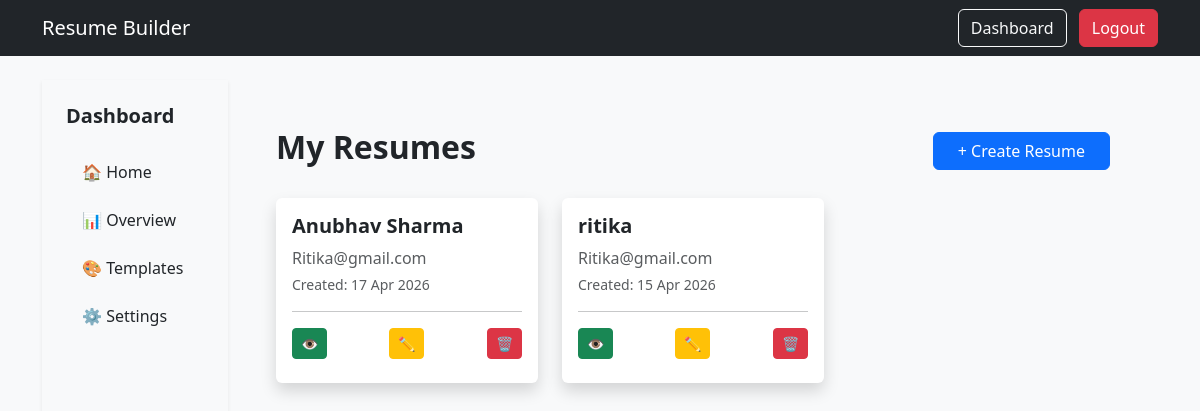
The page /dashboard/ (signed in) on the database its author committed.
### resume/models.py (models this page shows, shortened)
class Resume(models.Model):
    user = models.ForeignKey(User, on_delete=models.CASCADE)
    name = models.CharField(max_length=255)
    email = models.EmailField()
    phone = models.CharField(max_length=20, blank=True)
    location = models.CharField(max_length=100, blank=True)
    summary = models.TextField(blank=True, null=True)
    education = models.TextField(blank=True)
    experience = models.TextField(blank=True)
    skills = models.TextField(blank=True)
    template = models.CharField(max_length=50, default="template1")
    github = models.URLField(blank=True)
    linkedin = models.URLField(blank=True)
    leetcode = models.URLField(blank=True)
    gfg = models.URLField(blank=True)
    created_at = models.DateTimeField(auto_now_add=True)
    class Meta:
        ordering = ['-created_at']

### resume/views.py (the view)
# urls.py: path('dashboard/', views.dashboard, name='dashboard'),
@login_required
def dashboard(request):
    resumes = Resume.objects.filter(user=request.user)
    return render(request, "dashboard.html", {"resumes": resumes})

### resume/templates/dashboard.html (shortened to what this page needs)
{% extends 'base.html' %}
{% block content %}
<div class="container-fluid">
  <div class="row">
    <div class="col-md-2 bg-light min-vh-100 p-4 shadow-sm">
      <h5 class="mb-4 fw-bold">Dashboard</h5>
      <ul class="nav flex-column">
        <li class="nav-item mb-2">
          <a class="nav-link text-dark" href="{% url 'home' %}">
            🏠 Home
          </a>
        </li>
        <li class="nav-item mb-2">
          <a class="nav-link text-dark" href="{% url 'overview' %}">
            📊 Overview
          </a>
        </li>
        <li class="nav-item mb-2">
          <a class="nav-link text-dark" href="{% url 'template' %}">
            🎨 Templates
          </a>
        </li>
        <li class="nav-item mb-2">
          <a class="nav-link text-dark" href="{% url 'settings' %}">
            ⚙️ Settings
          </a>
        </li>
      </ul>
    </div>
    <div class="col-md-10 p-5">
      <div class="d-flex justify-content-between align-items-center mb-4">
        <h2 class="fw-bold">My Resumes</h2>
        <a href="/create/" class="btn btn-primary px-4">
          + Create Resume
        </a>
      </div>
      <div class="row">
        {% for resume in resumes %}
        <div class="col-md-4">
          <div class="card mb-4 shadow border-0">
            <div class="card-body">
              <h5 class="card-title fw-bold">{{ resume.name }}</h5>
              <p class="text-muted mb-1">{{ resume.email }}</p>
              <p class="text-muted small">
                Created: {{ resume.created_at|date:"d M Y" }}
              </p>
              <hr>
              <div class="d-flex justify-content-between mb-2">
                <a href="/preview/{{ resume.id }}/" class="btn btn-sm btn-success">
                  👁
                </a>
                <a href="/edit/{{ resume.id }}/" class="btn btn-sm btn-warning">
                  ✏️
                </a>
                <form action="/delete/{{ resume.id }}/" method="POST" style="display:inline;">
    <button type="submit" class="btn btn-sm btn-danger"
            onclick="return confirm('Delete this resume?')">
        🗑
    </button>
</form>
              </div>
            </div>
          </div>
        </div>
        {% endfor %}
      </div>
    </div>
  </div>
</div>
{% endblock %}

### rows shown on the page
Resume: name "Anubhav Sharma", email "Ritika@gmail.com", created_at "17 Apr 2026"
Resume: name "ritika", email "Ritika@gmail.com", created_at "15 Apr 2026"
